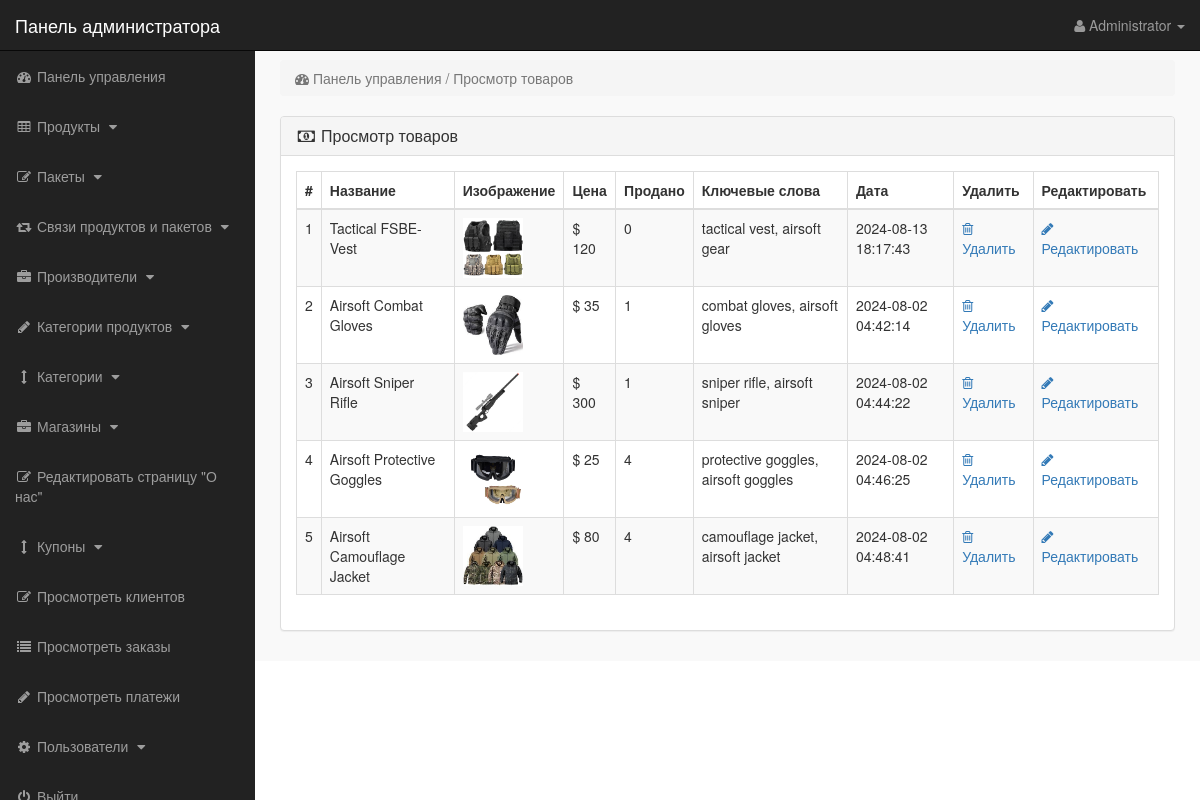
Page /admin_area/index.php?view_products (signed in) on the committed database.
### tables this page shows
CREATE TABLE `products` (
  `product_id` int(10) NOT NULL,
  `p_cat_id` int(10) NOT NULL,
  `cat_id` int(10) NOT NULL,
  `manufacturer_id` int(10) NOT NULL,
  `date` timestamp NOT NULL DEFAULT current_timestamp() ON UPDATE current_timestamp(),
  `product_title` mediumtext NOT NULL,
  `product_url` mediumtext NOT NULL,
  `product_img1` mediumtext NOT NULL,
  `product_img2` mediumtext NOT NULL,
  `product_img3` mediumtext NOT NULL,
  `product_price` int(10) NOT NULL,
  `product_psp_price` int(100) NOT NULL,
  `product_desc` mediumtext NOT NULL,
  `product_features` mediumtext NOT NULL,
  `product_video` mediumtext NOT NULL,
  `product_keywords` mediumtext NOT NULL,
  `product_label` mediumtext NOT NULL,
  `status` varchar(255) NOT NULL
);

### admin_area/view_products.php (the view)
<?php
if (!isset($_SESSION['admin_email'])) {
    echo "<script>window.open('login.php', '_self')</script>";
} else {
?>
    <div class="row">
        <div class="col-lg-12">
            <ol class="breadcrumb">
                <li class="active">
                    <i class="fa fa-dashboard"></i> Панель управления / Просмотр товаров
                </li>
            </ol>
        </div>
    </div>
    <div class="row">
        <div class="col-lg-12">
            <div class="panel panel-default">
                <div class="panel-heading">
                    <h3 class="panel-title">
                        <i class="fa fa-money fa-fw"></i> Просмотр товаров
                    </h3>
                </div>
                <div class="panel-body">
                    <div class="table-responsive">
                        <table class="table table-bordered table-hover table-striped">
                            <thead>
                                <tr>
                                    <th>#</th>
                                    <th>Название</th>
                                    <th>Изображение</th>
                                    <th>Цена</th>
                                    <th>Продано</th>
                                    <th>Ключевые слова</th>
                                    <th>Дата</th>
                                    <th>Удалить</th>
                                    <th>Редактировать</th>
                                </tr>
                            </thead>
                            <tbody>
                                <?php
                                $i = 0;
                                $get_pro = "SELECT * FROM products WHERE status='product'";
                                $run_pro = mysqli_query($con, $get_pro);
                                while ($row_pro = mysqli_fetch_array($run_pro)) {
                                    $pro_id = $row_pro['product_id'];
                                    $pro_title = $row_pro['product_title'];
                                    $pro_image = $row_pro['product_img1'];
                                    $pro_price = $row_pro['product_price'];
                                    $pro_keywords = $row_pro['product_keywords'];
                                    $pro_date = $row_pro['date'];
                                    $i++;
                                ?>
                                    <tr>
                                        <td><?php echo $i; ?></td>
                                        <td><?php echo $pro_title; ?></td>
                                        <td>
                                            <img src="product_images/<?php echo $pro_image; ?>" width="60" height="60">
                                        </td>
                                        <td>$ <?php echo $pro_price; ?></td>
                                        <td>
                                            <?php
                                                $get_sold = "SELECT * FROM pending_orders WHERE product_id='$pro_id'";
                                                $run_sold = mysqli_query($con, $get_sold);
                                                $count = mysqli_num_rows($run_sold);
                                                echo $count;
                                            ?>
                                        </td>
                                        <td><?php echo $pro_keywords; ?></td>
                                        <td><?php echo $pro_date; ?></td>
                                        <td>
                                            <a href="index.php?delete_product=<?php echo $pro_id; ?>">
                                                <i class="fa fa-trash-o"></i> Удалить
                                            </a>
                                        </td>
                                        <td>
                                            <a href="index.php?edit_product=<?php echo $pro_id; ?>">
                                                <i class="fa fa-pencil"></i> Редактировать
                                            </a>
                                        </td>
                                    </tr>
                                <?php } ?>
                            </tbody>
                        </table>
                    </div>
                </div>
            </div>
        </div>
    </div>
<?php } ?>

### admin_area/index.php (shortened to what this page needs)
<?php
include("includes/db.php");
if (!isset($_SESSION['admin_email'])) {
    echo "<script>window.open('login.php','_self')</script>";
} else {
    $admin_session = $_SESSION['admin_email'];
    $get_admin = "SELECT * FROM admins WHERE admin_email='$admin_session'";
    $run_admin = mysqli_query($con, $get_admin);
    $row_admin = mysqli_fetch_array($run_admin);
    $admin_name = $row_admin['admin_name'];
    ?>
<!DOCTYPE html>
<html>
<head>
    <link href="css/bootstrap.min.css" rel="stylesheet">
    <link href="css/style.css" rel="stylesheet">
    <link href="font-awesome/css/font-awesome.min.css" rel="stylesheet">
</head>
<body>
<div id="wrapper">
    <?php include("includes/sidebar.php"); ?>
    <div id="page-wrapper">
        <div class="container-fluid">
            <?php
            if (isset($_GET['view_products'])) {
                include("view_products.php");
            }
            ?>
        </div>
    </div>
</div>
</body>
</html>
<?php } ?>

### admin_area/includes/sidebar.php (shortened to what this page needs)
<?php
if (!isset($_SESSION['admin_email'])) {
    echo "<script>window.open('login.php','_self')</script>";
} else {
    ?>
    <nav class="navbar navbar-inverse navbar-fixed-top">
        <div class="navbar-header">
            <a class="navbar-brand" href="index.php?dashboard">Панель администратора</a>
        </div>
        <ul class="nav navbar-right top-nav">
            <li class="dropdown">
                <a href="#" class="dropdown-toggle" data-toggle="dropdown">
                    <i class="fa fa-user"></i>
                    <?php echo $admin_name; ?> <b class="caret"></b>
                </a>
            </li>
        </ul>
        <div class="collapse navbar-collapse navbar-ex1-collapse">
            <ul class="nav navbar-nav side-nav">
                <li>
                    <a href="index.php?dashboard">
                        <i class="fa fa-fw fa-dashboard"></i> Панель управления
                    </a>
                </li>
                <li>
                    <a href="#" data-toggle="collapse" data-target="#products">
                        <i class="fa fa-fw fa-table"></i> Продукты
                        <i class="fa fa-fw fa-caret-down"></i>
                    </a>
                </li>
                <li>
                    <a href="#" data-toggle="collapse" data-target="#bundles">
                        <i class="fa fa-fw fa-edit"></i> Пакеты
                        <i class="fa fa-fw fa-caret-down"></i>
                    </a>
                </li>
                <li>
                    <a href="#" data-toggle="collapse" data-target="#relations">
                        <i class="fa fa-fw fa-retweet"></i> Связи продуктов и пакетов
                        <i class="fa fa-fw fa-caret-down"></i>
                    </a>
                </li>
                <li>
                    <a href="#" data-toggle="collapse" data-target="#manufacturers">
                        <i class="fa fa-fw fa-briefcase"></i> Производители
                        <i class="fa fa-fw fa-caret-down"></i>
                    </a>
                </li>
                <li>
                    <a href="#" data-toggle="collapse" data-target="#p_cat">
                        <i class="fa fa-fw fa-pencil"></i> Категории продуктов
                        <i class="fa fa-fw fa-caret-down"></i>
                    </a>
                </li>
                <li>
                    <a href="#" data-toggle="collapse" data-target="#cat">
                        <i class="fa fa-fw fa-arrows-v"></i> Категории
                        <i class="fa fa-fw fa-caret-down"></i>
                    </a>
                </li>
                <li>
                    <a href="#" data-toggle="collapse" data-target="#store">
                        <i class="fa fa-fw fa-briefcase"></i> Магазины
                        <i class="fa fa-fw fa-caret-down"></i>
                    </a>
                </li>
                <li>
                    <a href="index.php?edit_about_us">
                        <i class="fa fa-fw fa-edit"></i> Редактировать страницу "О нас"
                    </a>
                </li>
                <li>
                    <a href="#" data-toggle="collapse" data-target="#coupons">
                        <i class="fa fa-fw fa-arrows-v"></i> Купоны
                        <i class="fa fa-fw fa-caret-down"></i>
                    </a>
                </li>
                <li>
                    <a href="index.php?view_customers">
                        <i class="fa fa-fw fa-edit"></i> Просмотреть клиентов
                    </a>
                </li>
                <li>
                    <a href="index.php?view_orders">
                        <i class="fa fa-fw fa-list"></i> Просмотреть заказы
                    </a>
                </li>
                <li>
                    <a href="index.php?view_payments">
                        <i class="fa fa-fw fa-pencil"></i> Просмотреть платежи
                    </a>
                </li>
                <li>
                    <a href="#" data-toggle="collapse" data-target="#users">
                        <i class="fa fa-fw fa-gear"></i> Пользователи
                        <i class="fa fa-fw fa-caret-down"></i>
                    </a>
                </li>
                <li>
                    <a href="logout.php">
                        <i class="fa fa-fw fa-power-off"></i> Выйти
                    </a>
                </li>
            </ul>
        </div>
    </nav>
<?php } ?>

### admin_area/css/style.css (style rules this page uses)
body { margin-top:100px; }
@media (min-width: 768px) { body { margin-top:50px; } }
#wrapper { padding-left:0; }
#page-wrapper { width:100%; padding:0; background-color:#F9F9F9; }
@media (min-width: 768px) { #wrapper { padding-left:255px; } }
@media (min-width: 768px) { #page-wrapper { padding:10px; } }
.top-nav { padding:0 15px; }
.top-nav>li { display:inline-block; float:left; }
.top-nav>li>a { padding-top:15px; padding-bottom:15px; line-height:20px; color:#999; }
@media (min-width: 768px) { .side-nav { position:fixed; top:51px; width:255px; border-radius:0; overflow-y:auto; background-color: #222; bottom:0; overflow-x:hidden; padding-bottom:40px; } }
@media (min-width: 768px) { .side-nav>li>a { width:255px; } }
.panel-body { border-radius:5px; }

### rows in the picture
products: product_title "Tactical FSBE-Vest", product_img1 (picture), product_price "120", count "0", product_keywords "tactical vest, airsoft gear", date "2024-08-13 18:17:43"
products: product_title "Airsoft Combat Gloves", product_img1 (picture), product_price "35", count "1", product_keywords "combat gloves, airsoft gloves", date "2024-08-02 04:42:14"
products: product_title "Airsoft Sniper Rifle", product_img1 (picture), product_price "300", count "1", product_keywords "sniper rifle, airsoft sniper", date "2024-08-02 04:44:22"
products: product_title "Airsoft Protective Goggles", product_img1 (picture), product_price "25", count "4", product_keywords "protective goggles, airsoft goggles", date "2024-08-02 04:46:25"
products: product_title "Airsoft Camouflage Jacket", product_img1 (picture), product_price "80", count "4", product_keywords "camouflage jacket, airsoft jacket", date "2024-08-02 04:48:41"

### other values in the picture
$admin_name "Administrator"
